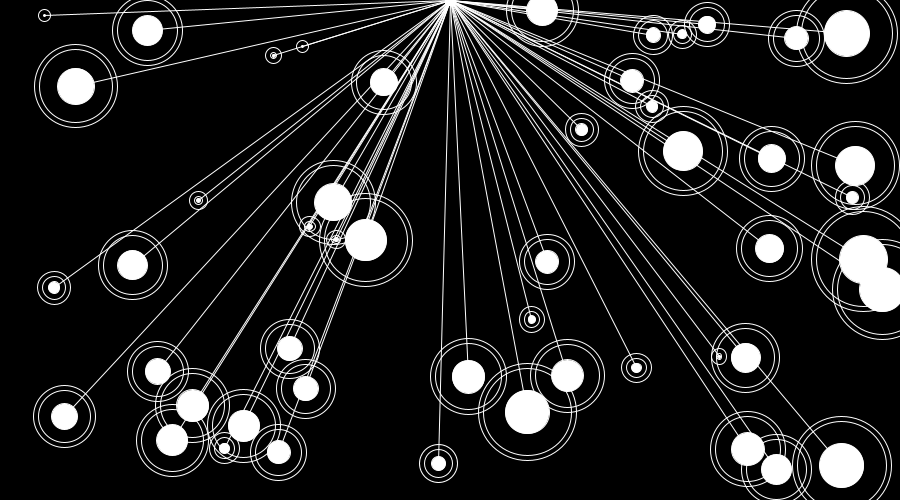
Frame 1 (no input)
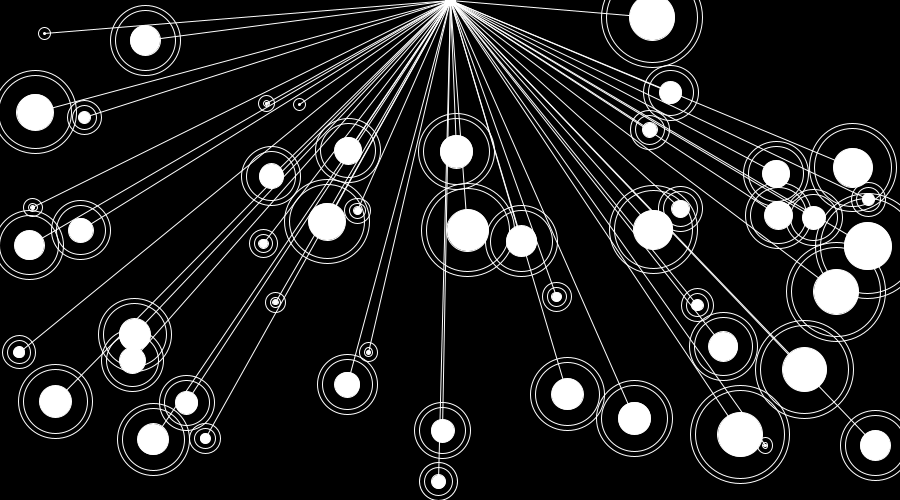
Frame 60 (the mouse pressed at the canvas centre just before this capture)
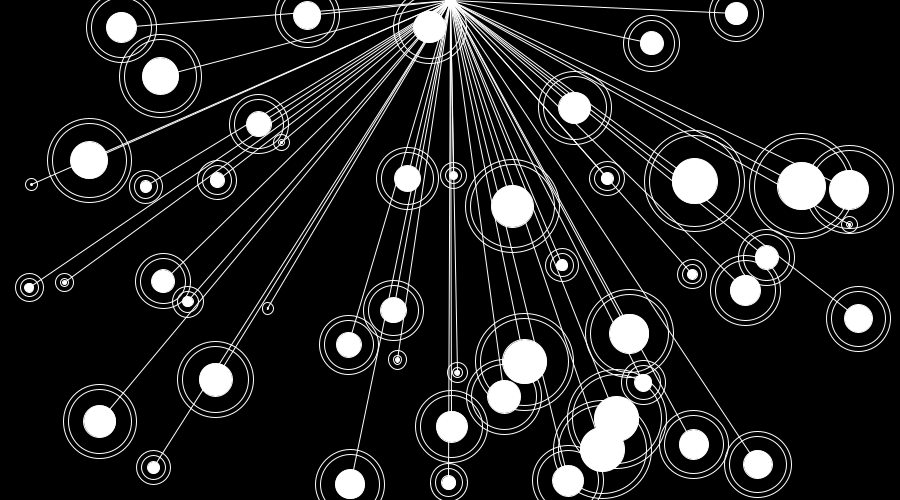
Frame 120 (the mouse held since frame 60 and released just before this capture)

The Processing sketch that drew these frames (run headless with seeded random() and noise(); from frame 60 on, the mouse is pressed at the canvas centre):

// Processing sketch: processing_44936
// ── processing_44936.pde

/**
 * Bouncy Bubbles. 
 * Based on code from Keith Peters (www.bit-101.com). 
 * 
 * Multiple-object collision.
 */
 
 
int numBalls = 50;
float spring = 1;
float gravity = 0.01;
float friction = -0.9;
Ball[] balls = new Ball[numBalls];

void setup() 
{
  size(900, 500);
  noStroke();
  smooth();
  for (int i = 0; i < numBalls; i++) {
    balls[i] = new Ball(random(width), random(height), random(20, 40), i, balls,random(100));
  }
}

void draw() 
{
  background(0);
  for (int i = 0; i < numBalls; i++) {
    balls[i].collide();
    balls[i].move();
    balls[i].display();  
  }
}

class Ball {
  float x, y;
  float diameter;
  float vx = 0;
  float vy = 0;
  int id;
  float thesize;
  Ball[] others;
 
  Ball(float xin, float yin, float din, int idin, Ball[] oin,float S) {
    x = xin;
    y = yin;
    diameter = din;
    id = idin;
    others = oin;
    thesize=S;
  } 
  
  void collide() {
    for (int i = id + 1; i < numBalls; i++) {
      float dx = others[i].x - x;
      float dy = others[i].y - y;
      float distance = sqrt(dx*dx + dy*dy);
      float minDist = others[i].diameter/2 + diameter/2;
      if (distance < minDist) { 
        float angle = atan2(dy, dx);
        float targetX = x + cos(angle) * minDist;
        float targetY = y + sin(angle) * minDist;
        float ax = (targetX - others[i].x) * spring;
        float ay = (targetY - others[i].y) * spring;
        vx -= ax;
        vy -= ay;
        others[i].vx += ax;
        others[i].vy += ay;
      }
    }   
  }
  
  void move() {
    vy += gravity;
    x += vx;
    y += vy;
    if (x + diameter/2 > width) {
      x = width - diameter/2;
      vx *= friction; 
    }
    else if (x - diameter/2 < 0) {
      x = diameter/2;
      vx *= friction;
    }
    if (y + diameter/2 > height) {
      y = height - diameter/2;
      vy *= friction; 
    } 
    else if (y - diameter/2 < 0) {
      y = diameter/2;
      vy *= friction;
    }
  }
  
  void display() {
    noFill();
    stroke(255);
    ellipse(x,y,thesize,thesize);
    ellipse(x,y,thesize+10,thesize+10);
    line(x,y,width/2,0);
    fill(255);
    ellipse(x,y,thesize/2,thesize/2);
    ellipse(width/2,0,10,10);
  }
}
